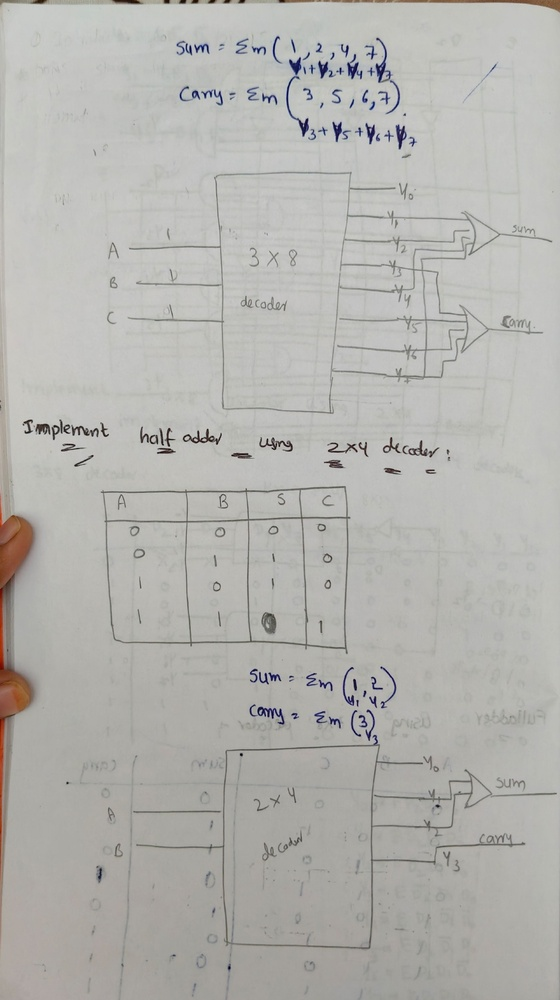
#> input picture datasets/real/3rd unit 2nd half 2-mid  (3)_page-0022.jpg, 560 x 1000 px, shrunk from 924 x 1650 before the run
$ python -i stroke_analysis.py   (imports and definitions only)   (older library calls are emulated)
#> lines starting #> are read from the running program, lines starting #| are printed output that depends on the picture; after the words box and inside, x2 and y2 are one past the last pixel; in counts of white or black regions, pixels touching at a corner belong together
"""
STROKE ANALYSIS - COMPLETELY REWRITTEN
The old version was returning 1.0 for everything
This version uses different approach: texture analysis instead of edge detection
"""

import cv2
import numpy as np
from scipy.stats import entropy
from scipy.ndimage import generic_filter

def extract_ink_regions(gray_img, threshold=127):
    """
    Extract only the ink (dark) regions
    """
    # Invert: ink becomes white, paper becomes black
    inverted = 255 - gray_img

    # Threshold to get binary mask
    _, binary = cv2.threshold(inverted, threshold, 255, cv2.THRESH_BINARY)

    return binary

def analyze_ink_texture(gray_img):
    """
    Analyze texture of ink strokes
    Real ink: grainy, variable intensity
    AI ink: smooth, uniform
    """
    # Get ink regions
    ink_mask = extract_ink_regions(gray_img)

    # Get intensity values in ink regions
    ink_pixels = gray_img[ink_mask > 0]

    if len(ink_pixels) < 100:
        return 0.5  # Not enough ink

    # 1. Intensity variance (real ink varies more)
    intensity_var = np.var(ink_pixels)

    # 2. Local variance (texture roughness)
    def local_variance(values):
        return np.var(values)

    # Calculate local variance in 5x5 windows
    local_var_map = generic_filter(gray_img.astype(float), local_variance, size=5)
    local_var_in_ink = local_var_map[ink_mask > 0]

    if len(local_var_in_ink) > 0:
        texture_roughness = np.mean(local_var_in_ink)
    else:
        texture_roughness = 0.0

    # 3. Edge sharpness (AI edges are too perfect)
    edges = cv2.Canny(gray_img, 100, 200)
    edge_in_ink = edges[ink_mask > 0]
    edge_density = np.sum(edge_in_ink) / (len(ink_pixels) + 1)

    # Real handwriting: intensity_var ~400-800, texture_roughness ~50-150, edge_density ~0.1-0.3
    # AI: intensity_var ~200-400, texture_roughness ~20-50, edge_density ~0.05-0.15

    # Scoring
    if intensity_var > 500:
        var_score = 0.0  # Real
    elif intensity_var < 300:
        var_score = 1.0  # AI
    else:
        var_score = (500 - intensity_var) / 200

    if texture_roughness > 100:
        texture_score = 0.0  # Real
    elif texture_roughness < 40:
        texture_score = 1.0  # AI
    else:
        texture_score = (100 - texture_roughness) / 60

    if edge_density > 0.25:
        edge_score = 0.0  # Real - lots of variation
    elif edge_density < 0.1:
        edge_score = 1.0  # AI - too smooth
    else:
        edge_score = (0.25 - edge_density) / 0.15

    # Combine
    score = 0.4 * var_score + 0.35 * texture_score + 0.25 * edge_score

    return max(0.0, min(1.0, score))

def analyze_stroke_pressure(gray_img):
    """
    Analyze pressure variation (width changes)
    Real: varies with pressure
    AI: constant width
    """
    # Get ink regions
    ink_mask = extract_ink_regions(gray_img)

    # Distance transform shows "thickness" at each point
    dist_transform = cv2.distanceTransform(ink_mask, cv2.DIST_L2, 5)

    # Get thickness values where there's ink
    thickness_values = dist_transform[ink_mask > 0]

    if len(thickness_values) < 50:
        return 0.5

    # Calculate statistics
    thickness_std = np.std(thickness_values)
    thickness_range = np.ptp(thickness_values)  # max - min
    thickness_cv = thickness_std / (np.mean(thickness_values) + 1e-6)

    # Real: std ~2-5, range ~8-20, CV ~0.3-0.7
    # AI: std ~0.5-2, range ~2-8, CV ~0.1-0.3

    if thickness_std > 3:
        std_score = 0.0
    elif thickness_std < 1.5:
        std_score = 1.0
    else:
        std_score = (3 - thickness_std) / 1.5

    if thickness_range > 12:
        range_score = 0.0
    elif thickness_range < 5:
        range_score = 1.0
    else:
        range_score = (12 - thickness_range) / 7

    if thickness_cv > 0.4:
        cv_score = 0.0
    elif thickness_cv < 0.2:
        cv_score = 1.0
    else:
        cv_score = (0.4 - thickness_cv) / 0.2

    score = 0.4 * std_score + 0.3 * range_score + 0.3 * cv_score

    return max(0.0, min(1.0, score))

def analyze_stroke_direction(gray_img):
    """
    Analyze stroke direction changes
    Real: natural curves, direction changes
    AI: too smooth, mechanical
    """
    # Calculate gradients
    sobelx = cv2.Sobel(gray_img, cv2.CV_64F, 1, 0, ksize=3)
    sobely = cv2.Sobel(gray_img, cv2.CV_64F, 0, 1, ksize=3)

    # Get angles
    angles = np.arctan2(sobely, sobelx)

    # Get ink regions
    ink_mask = extract_ink_regions(gray_img)
    angles_in_ink = angles[ink_mask > 0]

    if len(angles_in_ink) < 100:
        return 0.5

    # Calculate directional variance
    # Real handwriting has more angular variation
    angle_std = np.std(angles_in_ink)

    # Histogram of angles
    hist, _ = np.histogram(angles_in_ink, bins=36, range=(-np.pi, np.pi))
    angle_entropy = entropy(hist + 1)

    # Real: angle_std ~0.8-1.5, entropy ~2.5-3.5
    # AI: angle_std ~0.4-0.8, entropy ~1.5-2.5

    if angle_std > 1.0:
        std_score = 0.0
    elif angle_std < 0.6:
        std_score = 1.0
    else:
        std_score = (1.0 - angle_std) / 0.4

    if angle_entropy > 3.0:
        ent_score = 0.0
    elif angle_entropy < 2.0:
        ent_score = 1.0
    else:
        ent_score = (3.0 - angle_entropy) / 1.0

    score = 0.6 * std_score + 0.4 * ent_score

    return max(0.0, min(1.0, score))

def analyze_stroke_naturalness(gray_img):
    """
    MAIN FUNCTION: Combines all stroke analyses
    Returns score [0,1] where higher = more AI-like
    """
    # Run all analyses
    texture_score = analyze_ink_texture(gray_img)
    pressure_score = analyze_stroke_pressure(gray_img)
    direction_score = analyze_stroke_direction(gray_img)

    # Weighted combination
    final_score = (
        0.40 * texture_score +
        0.35 * pressure_score +
        0.25 * direction_score
    )

    return max(0.0, min(1.0, final_score))

>>> import cv2
>>> picture = cv2.imread('../datasets/real/3rd unit 2nd half 2-mid  (3)_page-0022.jpg', cv2.IMREAD_GRAYSCALE)
#> picture: shape (1000, 560); min 1, max 217, mean 179
>>> result = analyze_stroke_naturalness(picture)
#> in extract_ink_regions, `inverted = 255 - gray_img`:
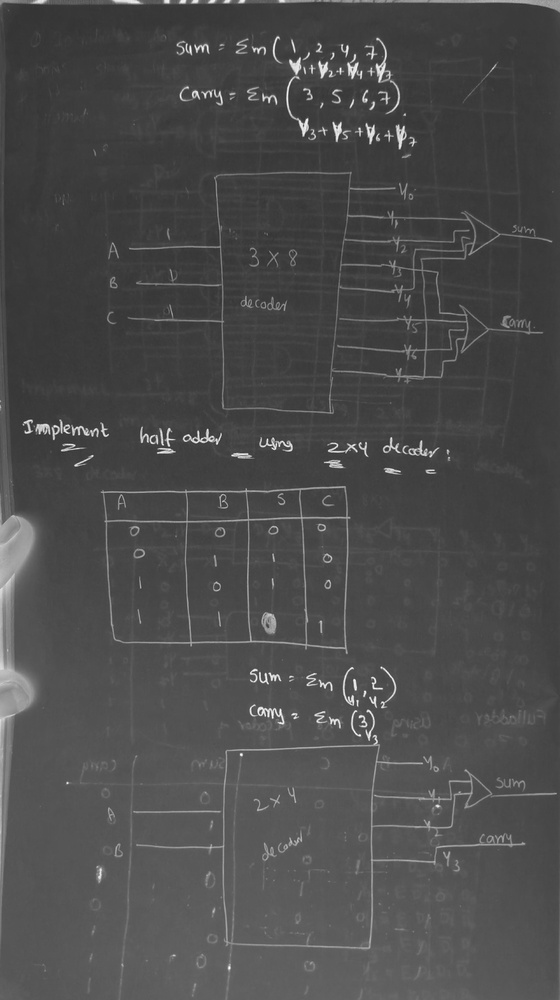
#> inverted: shape (1000, 560); min 38, max 254, mean 76
#> in extract_ink_regions, `_, binary = cv2.threshold(inverted, threshold, 255, cv2.THRESH_BINARY)`:
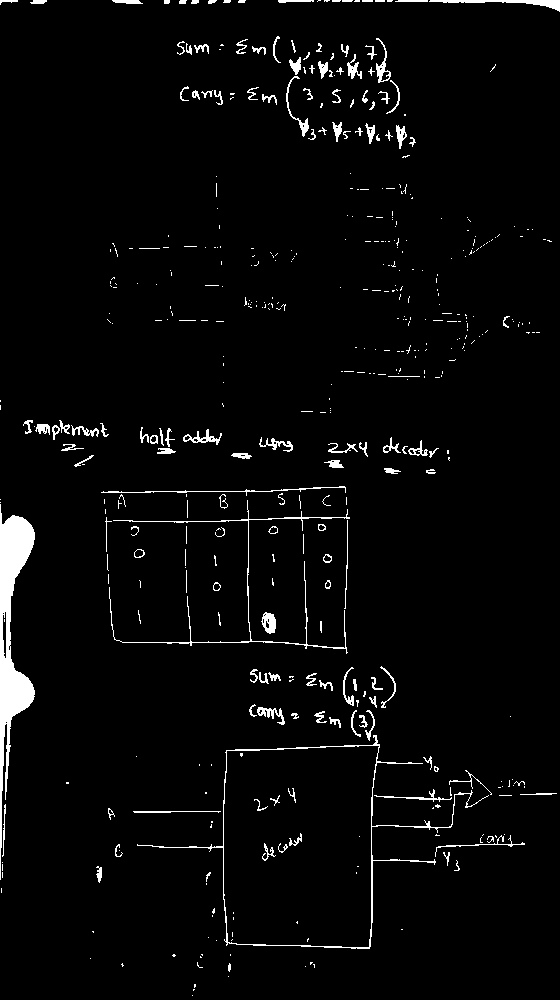
#> binary: shape (1000, 560); 3.2% white; 480 white regions (340 under 20 px), largest, box (x1, y1, x2, y2) and area: (0, 504, 35, 880) 4729, (137, 735, 489, 949) 1521, (109, 500, 350, 654) 1063
#> in analyze_ink_texture, `ink_pixels = gray_img[ink_mask > 0]`: ink_pixels = 17654 values, max 127 at index 58, min 1 at index 11370, mean 92.59
#> in analyze_ink_texture, `intensity_var = np.var(ink_pixels)`: intensity_var = 803.5
#> in analyze_ink_texture, `local_var_map = generic_filter(gray_img.astype(float), local_variance,..`:
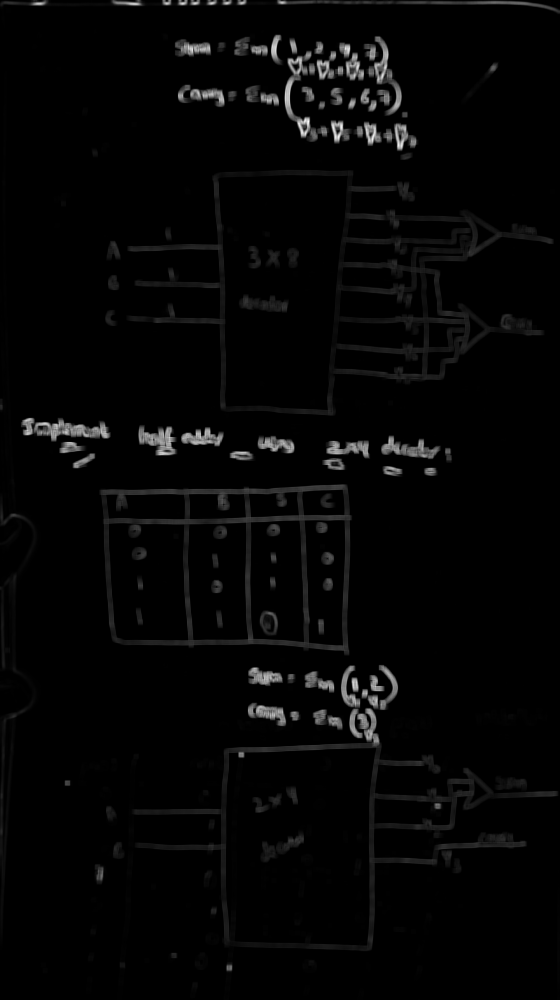
#> local_var_map: shape (1000, 560) float64; min 0, max 6047, mean 134.9; drawn with min black and max white
#> in analyze_ink_texture, `local_var_in_ink = local_var_map[ink_mask > 0]`: local_var_in_ink = 17654 values, max 5694.5 at index 3406, min 0.186 at index 13040, mean 1347.7
#> in analyze_ink_texture, `texture_roughness = np.mean(local_var_in_ink)`: texture_roughness = 1347.7
#> in analyze_ink_texture, `edges = cv2.Canny(gray_img, 100, 200)`:
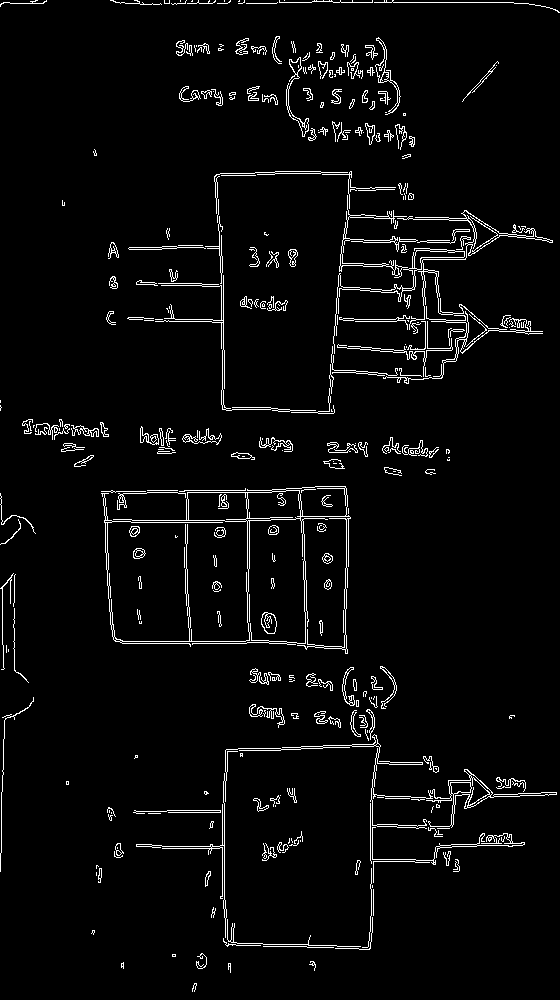
#> edges: shape (1000, 560); 3.8% white in thin lines or dots
#> in analyze_ink_texture, `edge_in_ink = edges[ink_mask > 0]`: edge_in_ink = 17654 values, max 255 at index 20, min 0 at index 0, mean 59.01
#> in analyze_ink_texture, `edge_density = np.sum(edge_in_ink) / (len(ink_pixels) + 1)`: edge_density = 59
#> in analyze_stroke_naturalness, `texture_score = analyze_ink_texture(gray_img)`: texture_score = 0
#> in analyze_stroke_pressure, `dist_transform = cv2.distanceTransform(ink_mask, cv2.DIST_L2, 5)`:
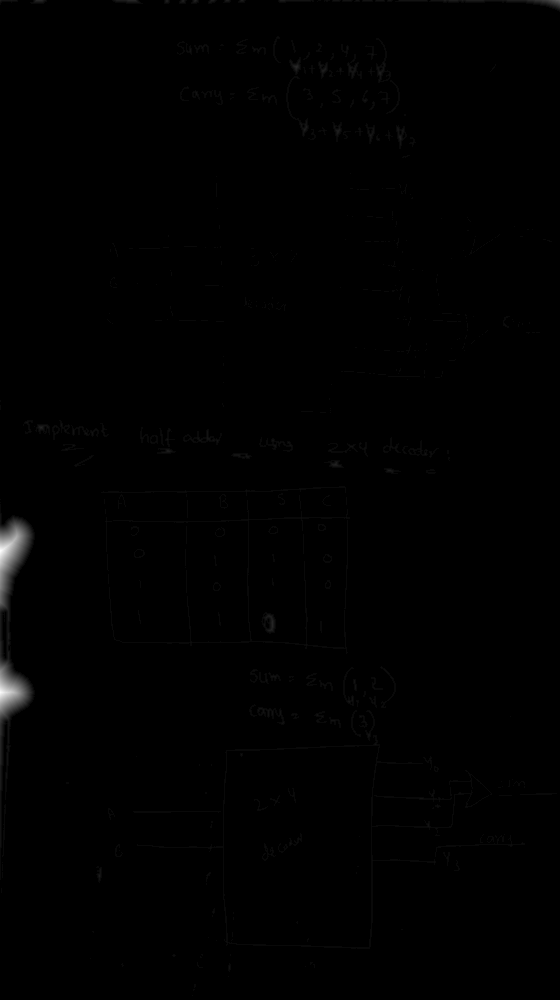
#> dist_transform: shape (1000, 560) float32; min 0, max 27.39, mean 0.1; drawn with min black and max white
#> in analyze_stroke_pressure, `thickness_values = dist_transform[ink_mask > 0]`: thickness_values = 17654 values, max 27.39 at index 8480, min 1 at index 17, mean 3
#> in analyze_stroke_pressure, `thickness_std = np.std(thickness_values)`: thickness_std = 4.53
#> in analyze_stroke_pressure, `thickness_range = np.ptp(thickness_values)`: thickness_range = 26.39
#> in analyze_stroke_pressure, `thickness_cv = thickness_std / (np.mean(thickness_values) + 1e-6)`: thickness_cv = 1.51
#> in analyze_stroke_naturalness, `pressure_score = analyze_stroke_pressure(gray_img)`: pressure_score = 0
#> in analyze_stroke_direction, `sobely = cv2.Sobel(gray_img, cv2.CV_64F, 0, 1, ksize=3)`:
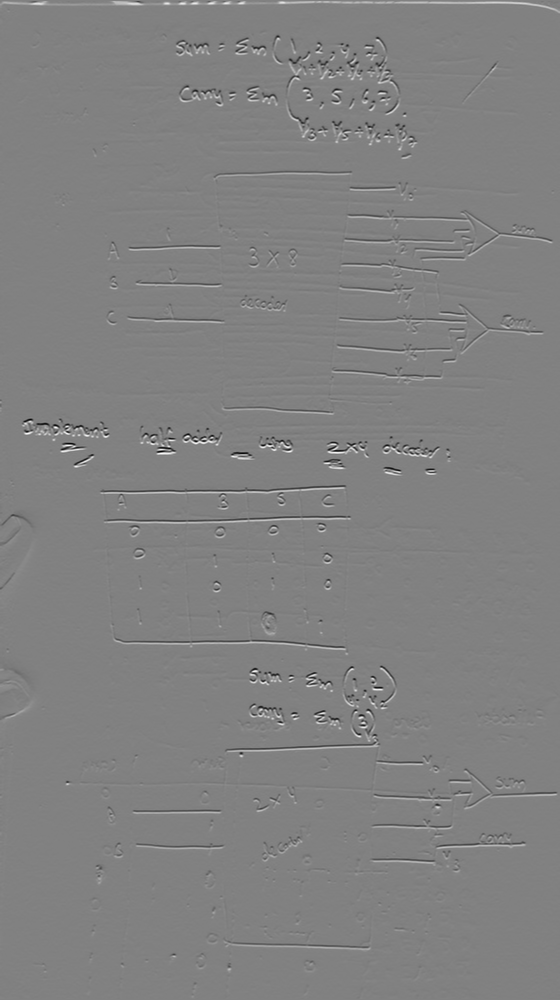
#> sobely: shape (1000, 560) float64; min -750, max 729, mean 0.4; drawn with min black and max white
#> in analyze_stroke_direction, `angles = np.arctan2(sobely, sobelx)`:
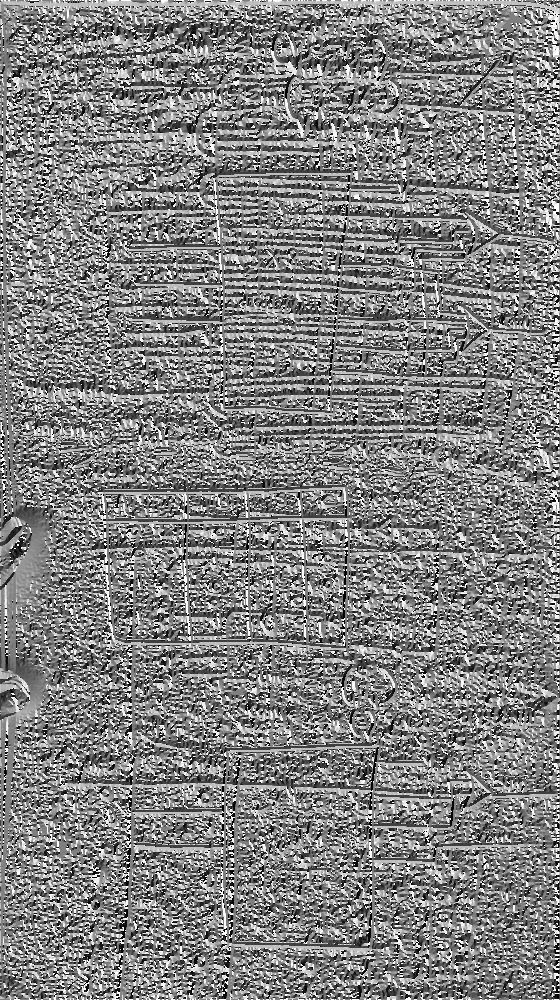
#> angles: shape (1000, 560) float64; min -3.14, max 3.14, mean 0.0527; drawn with min black and max white
#> in analyze_stroke_direction, `angles_in_ink = angles[ink_mask > 0]`: angles_in_ink = 17654 values, max 3.14 at index 1, min -3.14 at index 13606, mean 0.0924
#> in analyze_stroke_direction, `angle_std = np.std(angles_in_ink)`: angle_std = 1.75
#> in analyze_stroke_direction, `hist, _ = np.histogram(angles_in_ink, bins=36, range=(-np.pi, np.pi))`: hist = 36 values, max 1389 at index 18, min 206 at index 30, mean 490.4
#> in analyze_stroke_direction, `angle_entropy = entropy(hist + 1)`: angle_entropy = 3.44
#> in analyze_stroke_naturalness, `direction_score = analyze_stroke_direction(gray_img)`: direction_score = 0
#> result = 0
